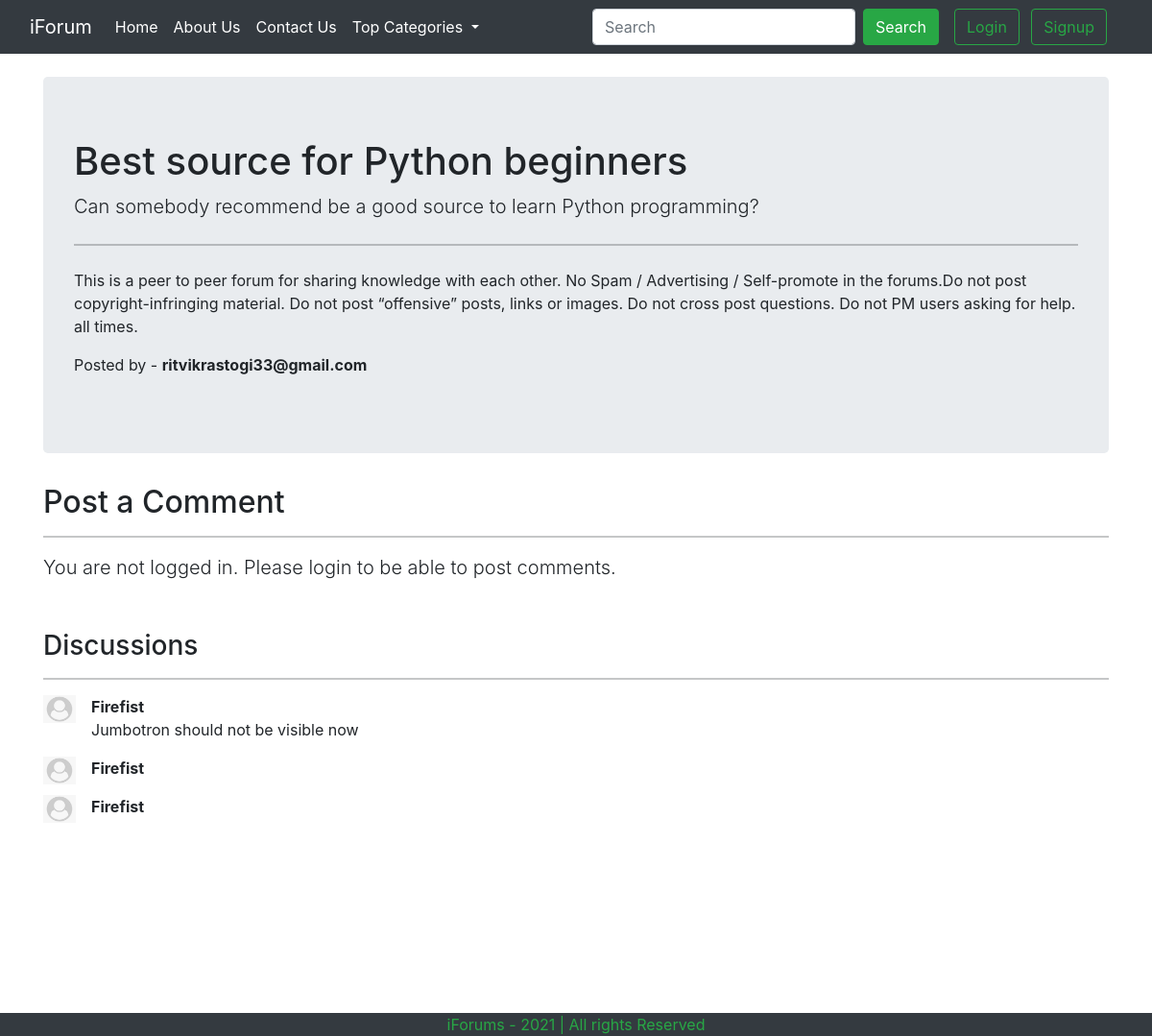
Screenshot of /thread.php?threadid=4 with the database file from the repository.
### tables this page shows
CREATE TABLE `threads` (
  `thread_id` int(7) NOT NULL,
  `thread_title` varchar(255) NOT NULL,
  `thread_desc` varchar(255) NOT NULL,
  `thread_cat_id` int(7) NOT NULL,
  `thread_user_id` int(7) NOT NULL,
  `time` datetime NOT NULL DEFAULT current_timestamp()
);

CREATE TABLE `users123` (
  `sno` int(11) NOT NULL,
  `user_email` varchar(30) NOT NULL,
  `user_pass` varchar(255) NOT NULL,
  `time` datetime NOT NULL DEFAULT current_timestamp()
);

CREATE TABLE `comments` (
  `comment_id` int(8) NOT NULL,
  `comment_content` varchar(1000) NOT NULL,
  `thread_id` int(8) NOT NULL,
  `comment_by` int(8) NOT NULL,
  `comment_time` datetime NOT NULL DEFAULT current_timestamp()
);

### thread.php (the view, shortened to what this page needs)
<!doctype html>
<html lang="en">
<head>
    <link href="https://cdn.jsdelivr.net/npm/bootstrap@5.0.0-beta1/dist/css/bootstrap.min.css" rel="stylesheet"
>
    <link rel="stylesheet" href="https://maxcdn.bootstrapcdn.com/bootstrap/4.0.0/css/bootstrap.min.css"
>
</head>
<body>
<?php include "partials/_dbconnect.php";?>
    <?php include "partials/_navbar.php";?>
    <?php
        $id = $_GET['threadid'];
        $sql = "SELECT * FROM `threads` WHERE thread_id = $id";
        $result = mysqli_query($conn , $sql );
        while($row = mysqli_fetch_assoc($result)){
            $title = $row['thread_title'];
            $desc = $row['thread_desc'];
            $thread_user_id = $row['thread_user_id'];
            $sql2 = "SELECT user_email FROM `users123` WHERE sno='$thread_user_id'";
            $result2 = mysqli_query($conn , $sql2);
            $row2 = mysqli_fetch_assoc($result2);
            $posted_by = $row2['user_email'];
        }
    ?>
    <div class="container my-4">
        <div class="jumbotron">
            <h1><?php echo $title;?> </h1>
            <p class="lead"><?php echo $desc;?></p>
            <hr class="my-4">
            <p>This is a peer to peer forum for sharing knowledge with each other. No Spam / Advertising / Self-promote
                in the forums.Do not post copyright-infringing material. Do not post “offensive” posts, links or images.
                Do not cross post questions. Do not PM users asking for help. all times.</p>
            <p>Posted by - <strong><?php echo $posted_by?></strong></p>
        </div>
    </div>
    <?php
if(isset($_SESSION['loggedin']) && $_SESSION['loggedin'] == true){
echo '
<div class="container my-2">
<h2>Post a Comment</h2>
<hr>
<form action="'.$_SERVER["REQUEST_URI"].'" method="post">
    <div class="form-group">
        <label for="exampleFormControlTextarea1">Comment</label>
        <textarea class="form-control" id="comment" name="comment" placeholder="Type your comment here..."
            rows="3"></textarea>
        <input type="hidden" name="sno" value="'.$_SESSION["sno"].'" >
    </div>
    <button type="submit" class="btn btn-success">Post Comment</button>
    </form>
    </div>';
    }
    else{
    echo '<div class="container">
        <h2>Post a Comment</h2>
        <hr>
        <p class="lead">You are not logged in. Please login to be able to post comments.</p>
    </div>';
    }
    ?>
    <div class="container" id="ques">
        <h3><br>Discussions</h3>
        <hr>
        <?php
        $id = $_GET['threadid'];
        $sql = "SELECT * FROM `comments` WHERE thread_id = $id";
        $result = mysqli_query($conn , $sql );
        while($row = mysqli_fetch_assoc($result)){
            $content = $row['comment_content'];
            $comment_by =$row['comment_by'];
            $sql2 = "SELECT user_email FROM `users123` WHERE sno='$comment_by'";
            $result2 = mysqli_query($conn , $sql2);
            $row2 = mysqli_fetch_assoc($result2);
        echo '<div class="media">
        <img src="assets/user_default.jpg" width="34px" class="align-self-start mr-3" alt="...">
            <div class="media-body">
                <p class = "font-weight-bold my-0"> '.$row2['user_email'].' </p>
                <p>'.$content.'</p>
            </div>
        </div>';
        }
        ?>
    </div>
    <?php include "partials/_footer.php";?>
</body>
</html>

### thread.php (style rules this page uses)
#ques { min-height: 433px; }

### rows the page displays
threads: thread_title "Best source for Python beginners", thread_desc "Can somebody recommend be a good source to learn Python programming?"
users123: user_email "ritvikrastogi33@gmail.com"
comments: users123.user_email "Firefist", comment_content "Jumbotron should not be visible now"
comments: users123.user_email "Firefist"
comments: users123.user_email "Firefist"
